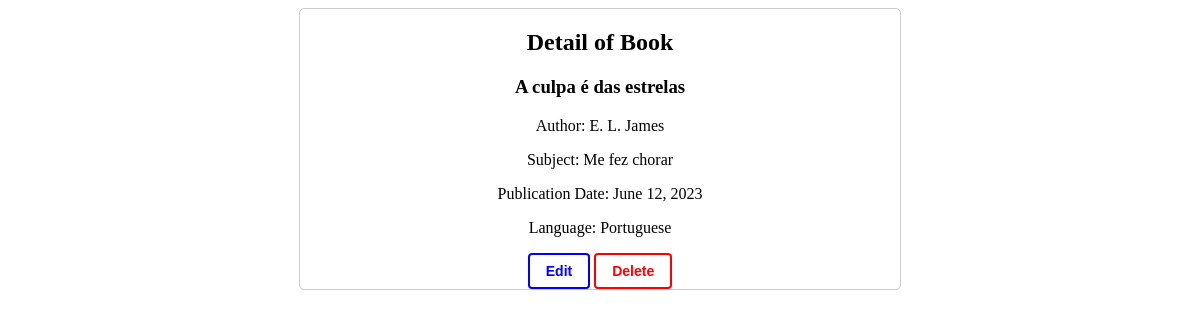
Page /books/7/detail/ on the committed database.
### book/models.py (models this page shows, shortened)
class Book(models.Model):
    title = models.CharField(max_length=255)
    author = models.CharField(max_length=255)
    subject = models.CharField(max_length=255, blank=True)
    publication_date = models.DateField()
    language = models.CharField(max_length=50, choices=[(language.value, language.name) for language in Language])

### book/views.py (the view)
# urls.py: path('books/<int:pk>/detail/', views.book_detail, name='book_detail'),
def book_detail(request, pk):
    book = get_object_or_404(Book, pk=pk)
    return render(request, 'books/book_detail.html', {'book': book})

### book/templates/books/book_detail.html (shortened to what this page needs)
{% extends 'base.html' %}
{% load static %}
{% block content %}
<div class="book-details-container">
    <h2>Detail of Book</h2>
    <h3>{{ book.title }}</h3>
    <p>Author: {{ book.author }}</p>
    <p>Subject: {{ book.subject }}</p>
    <p>Publication Date: {{ book.publication_date }}</p>
    <p>Language: {{ book.language }}</p>
    <td>
        <button onclick="window.location.href='{% url 'book:book_update' book.pk %}'" class="btn btn-primary">Edit</button>
        <button onclick="window.location.href='{% url 'book:book_delete' book.pk %}'" class="btn btn-danger">Delete</button>
    </td>
</div>
{% endblock %}

### book/static/style.css (style rules this page uses)
.btn { display: inline-block; padding: 8px 16px; font-size: 14px; font-weight: bold; text-align: center; text-decoration: none; border: none; border-radius: 4px; cursor: pointer; transition: background-color 0.3s; }
.btn-primary { background-color: transparent; color: blue; border: 2px solid blue; }
.btn-danger { background-color: transparent; color: red; border: 2px solid red; }
.book-details-container { text-align: center; margin: 0 auto; max-width: 600px; border: 1px solid #ccc; border-radius: 5px; }

### rows in the picture
Book: title "A culpa é das estrelas", author "E. L. James", subject "Me fez chorar", publication_date "June 12, 2023", language "Portuguese"
